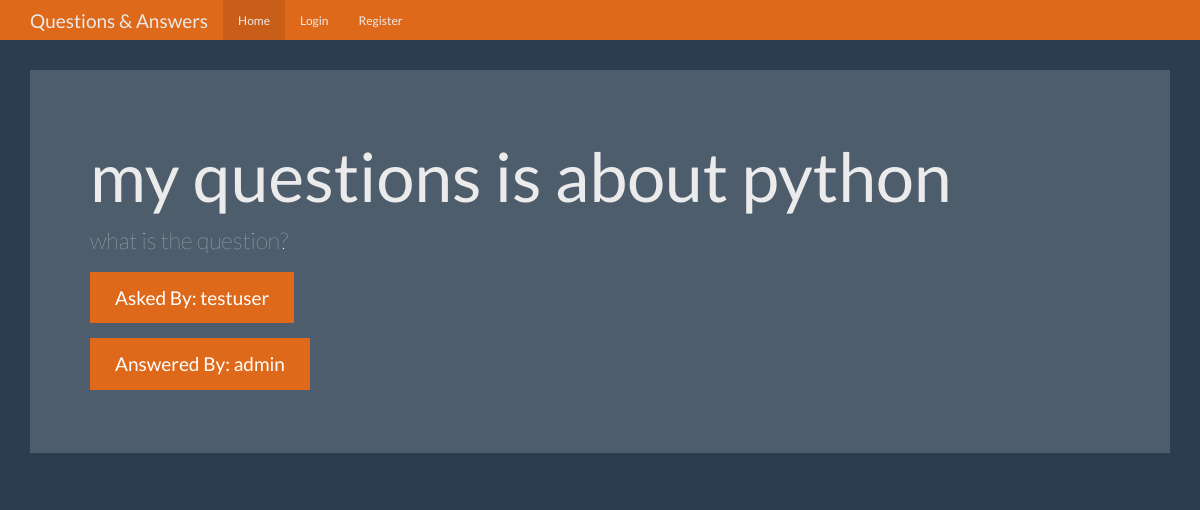
/questions/4/info, run on the app's committed database.
### tables this page shows
CREATE TABLE questions
(
    id          integer primary key autoincrement,
    question    text not null,
    answer_text text,
    asked_by_id text not null,
    expert_id   text not null
);

CREATE TABLE users
(
    id       integer primary key autoincrement,
    name     text    not null,
    password text    not null,
    expert   boolean not null,
    admin    boolean not null
);

### app.py (the view)
@app.route('/questions/<int:question_id>/info')
def question(question_id):
    user = get_current_user()
    db = database.get_db()
    q_cur = db.execute('''
        select
        questions.question as text,
        questions.answer_text as answer,
        users_experts.name as expert_name,
        users_asked_by.name as asked_by_name
        from questions
        join users as users_asked_by on users_asked_by.id = questions.asked_by_id
        join users as users_experts on users_experts.id = questions.expert_id
        where questions.id = ?
    ''', [question_id])
    question_data = q_cur.fetchone()
    return render_template('pages/question.html', head_title='Question', user=user, question=question_data)

### app.py (called while the page is built)
def get_current_user():
    user_result = None
    if 'user' in session:
        user = session['user']
        db = database.get_db()
        user_cur = db.execute('select * from users where name = ?', [user])
        user_result = user_cur.fetchone()
    return user_result

### database.py (called while the page is built)
def connect_db():
    conn = sqlite3.connect(settings.SQLITE_DB_PATH)
    conn.row_factory = DbRow
    return conn

def get_db():
    if not hasattr(g, 'sqlite_db'):
        g.sqlite_db = connect_db()
    return g.sqlite_db

### templates/pages/question.html
{% extends 'base.html' %}
{% block content %}
    <div class="container theme-showcase" role="main">
      <div class="jumbotron">
        <h1>{{ question.text }}</h1>
        <p>{{ question.answer }}</p>
        <p><a class="btn btn-primary btn-lg">Asked By: {{ question.asked_by_name }}</a></p>
        <p><a class="btn btn-primary btn-lg">Answered By: {{ question.expert_name }}</a></p>
      </div>
    </div>
{% endblock %}

### static/theme.css (style rules this page uses)
body { padding-top: 70px; padding-bottom: 30px; }

### data on the page
questions: text "my questions is about python", answer "what is the question?"
users: asked_by_name "testuser"
users: expert_name "admin"
